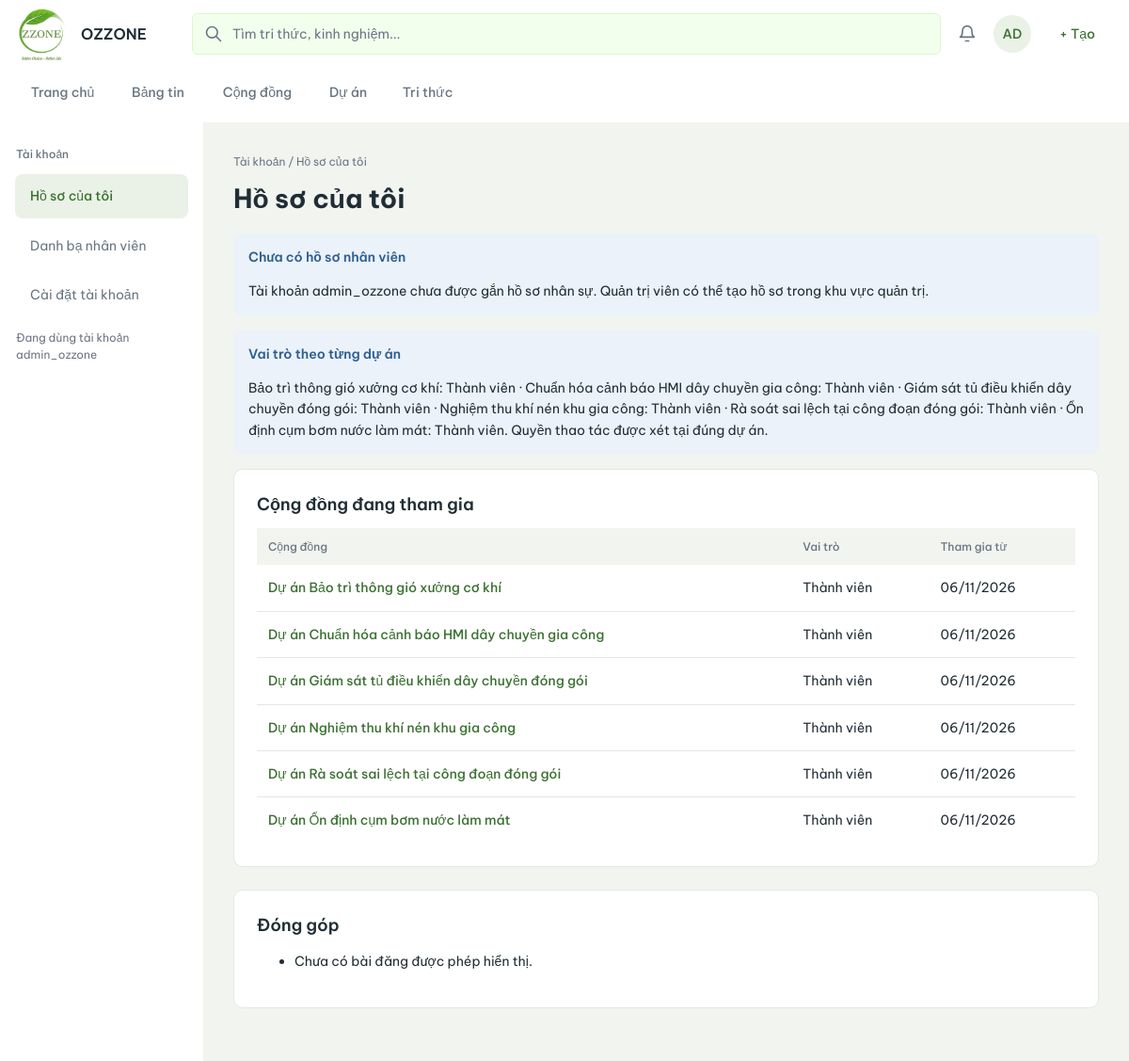
Page /tai-khoan/ho-so/ (signed in) on the earlier database version.
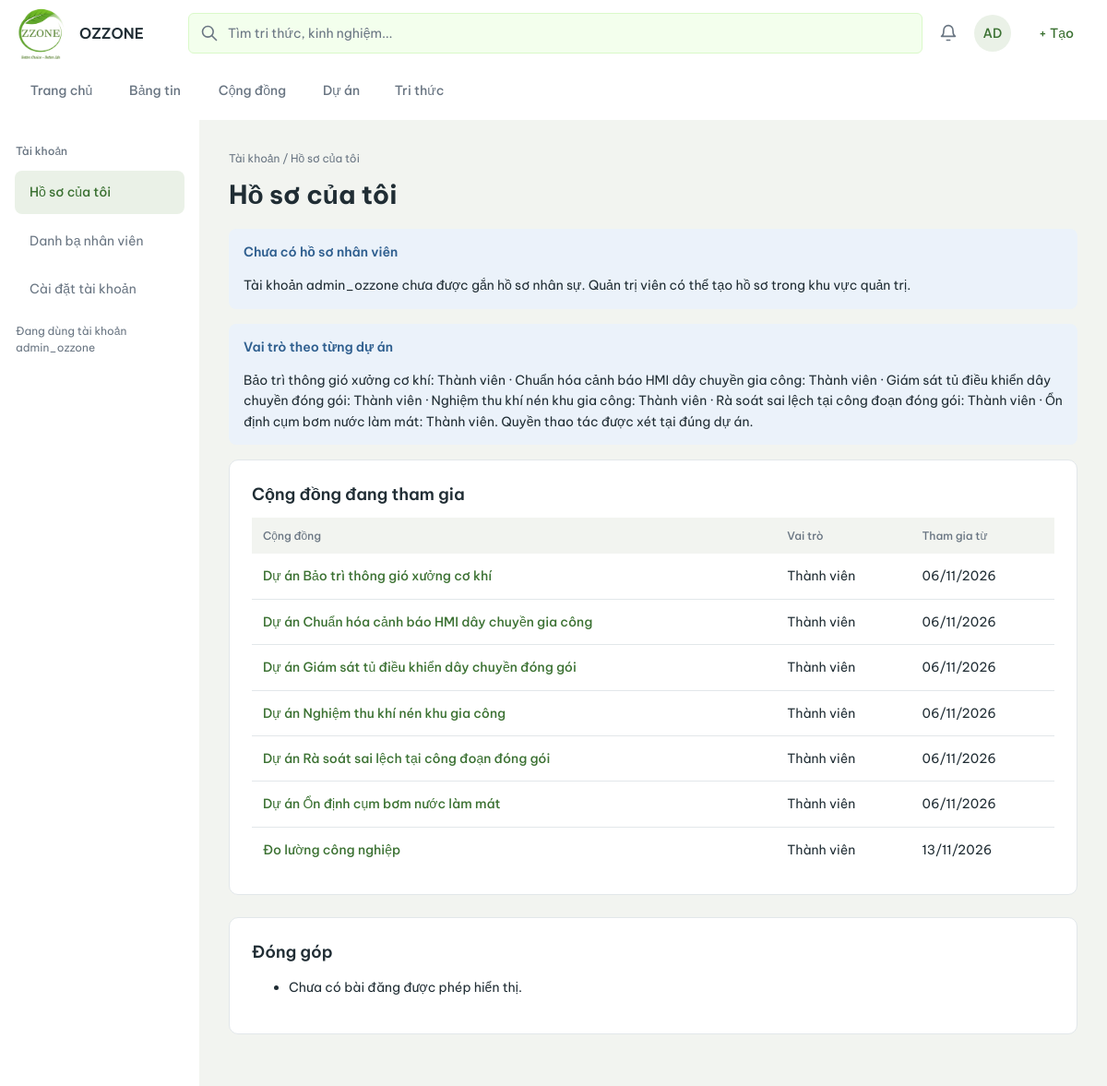
Same page on the later database version.
### projectp/models.py (models this page shows, shortened)
class TimeStamped(models.Model):
    ngay_tao = models.DateTimeField(auto_now_add=True)
    ngay_cap_nhat = models.DateTimeField(auto_now=True)
    class Meta:
        abstract = True

class ThanhVienDuAn(TimeStamped):
    ma_thanh_vien = models.BigAutoField(primary_key=True)
    du_an = models.ForeignKey(
        DuAn,
        on_delete=models.PROTECT,
        related_name='thanh_vien',
        db_column='ma_du_an',
    )
    nguoi_dung = models.ForeignKey(USER, on_delete=models.PROTECT, related_name='+', db_column='ma_nguoi_dung')
    vai_tro = models.CharField(max_length=30, choices=ProjectRole.choices, default=ProjectRole.MEMBER)
    trang_thai = models.CharField(max_length=30, choices=MemberStatus.choices, default=MemberStatus.ACTIVE)
    ngay_tham_gia = models.DateTimeField(default=timezone.now, db_column="tham_gia_luc")
    ket_thuc_luc = models.DateTimeField(null=True, blank=True)
    class Meta:
        db_table = "THANH_VIEN_DU_AN"
        constraints = [
            models.UniqueConstraint(fields=['du_an', 'nguoi_dung'], name='uq_tv_du_an'),
            models.CheckConstraint(
                condition=Q(vai_tro__in=ProjectRole.values),
                name='ck_tv_prj_role',
            ),
            models.CheckConstraint(condition=MEMBERSHIP_LIFECYCLE, name='ck_tv_prj_lifecycle'),
            models.CheckConstraint(
                condition=Q(ket_thuc_luc__isnull=True) | Q(ket_thuc_luc__gte=F('ngay_tham_gia')),
                name='ck_tv_prj_dates',
            ),
        ]

class DuAn(TimeStamped):
    class Status(models.TextChoices):
        ACTIVE = "dang_thuc_hien", "Đang thực hiện"
        COMPLETED = "hoan_thanh", "Hoàn thành"
        ARCHIVED = "luu_tru", "Lưu trữ"
    ma_du_an = models.BigAutoField(primary_key=True)
    ma_du_an_nghiep_vu = models.CharField(max_length=50, unique=True)
    ten_du_an = models.CharField(max_length=200)
    mo_ta = models.TextField(blank=True)
    cong_dong = models.OneToOneField(
        CongDong,
        on_delete=models.PROTECT,
        related_name='du_an_lien_ket',
        db_column='ma_cong_dong',
    )
    nguoi_tao = models.ForeignKey(USER, on_delete=models.PROTECT, related_name='+', db_column='nguoi_tao')
    trang_thai = models.CharField(max_length=30, choices=Status.choices, default=Status.ACTIVE)
    ngay_bat_dau = models.DateField()
    ngay_ket_thuc = models.DateField(null=True, blank=True)
    luu_tru_luc = models.DateTimeField(null=True, blank=True)
    nguoi_luu_tru = models.ForeignKey(
        USER,
        null=True,
        blank=True,
        on_delete=models.PROTECT,
        related_name='+',
        db_column='nguoi_luu_tru',
    )
    class Meta:
        db_table = "DU_AN"
        constraints = [
            models.CheckConstraint(
                condition=Q(ngay_ket_thuc__isnull=True) | Q(ngay_ket_thuc__gte=F('ngay_bat_dau')),
                name='ck_prj_dates',
            ),
            models.CheckConstraint(
                condition=(
                    Q(trang_thai='luu_tru', luu_tru_luc__isnull=False, nguoi_luu_tru__isnull=False)
                    | (
                        ~Q(trang_thai='luu_tru')
                        & Q(luu_tru_luc__isnull=True, nguoi_luu_tru__isnull=True)
                    )
                ),
                name='ck_prj_archive',
            ),
        ]

class ThanhVienCongDong(TimeStamped):
    ma_thanh_vien = models.BigAutoField(primary_key=True)
    cong_dong = models.ForeignKey(
        CongDong,
        on_delete=models.PROTECT,
        related_name='thanh_vien',
        db_column='ma_cong_dong',
    )
    nguoi_dung = models.ForeignKey(USER, on_delete=models.PROTECT, related_name='+', db_column='ma_nguoi_dung')
    vai_tro = models.CharField(max_length=30, choices=CommunityRole.choices, default=CommunityRole.MEMBER)
    trang_thai = models.CharField(max_length=30, choices=MemberStatus.choices, default=MemberStatus.ACTIVE)
    ngay_tham_gia = models.DateTimeField(default=timezone.now, db_column="tham_gia_luc")
    ket_thuc_luc = models.DateTimeField(null=True, blank=True)
    class Meta:
        db_table = "THANH_VIEN_CONG_DONG"
        constraints = [
            models.UniqueConstraint(fields=['cong_dong', 'nguoi_dung'], name='uq_tv_cong_dong'),
            models.CheckConstraint(
                condition=Q(vai_tro__in=CommunityRole.values),
                name='ck_tv_com_role',
            ),
            models.CheckConstraint(condition=MEMBERSHIP_LIFECYCLE, name='ck_tv_com_lifecycle'),
            models.CheckConstraint(
                condition=Q(ket_thuc_luc__isnull=True) | Q(ket_thuc_luc__gte=F('ngay_tham_gia')),
                name='ck_tv_com_dates',
            ),
        ]

class SoftDeleted(TimeStamped):
    da_xoa_mem = models.BooleanField(default=False, db_column="da_xoa")
    ngay_xoa = models.DateTimeField(null=True, blank=True)
    nguoi_xoa = models.ForeignKey(
        USER,
        null=True,
        blank=True,
        on_delete=models.PROTECT,
        related_name='+',
        db_column='nguoi_xoa',
    )
    class Meta:
        abstract = True

class CongDong(SoftDeleted):
    class Type(models.TextChoices):
        GENERAL = "chung", "Thông thường"
        PROJECT = "du_an", "Cộng đồng dự án"
    class JoinRule(models.TextChoices):
        OPEN = "truc_tiep", "Tham gia trực tiếp"
        APPROVAL = "cho_duyet", "Cần duyệt yêu cầu"
        PROJECT_MANAGED = "theo_du_an", "Quản lý qua thành viên dự án"
    ma_cong_dong = models.BigAutoField(primary_key=True)
    ten_cong_dong = models.CharField(max_length=200)
    chu_de = models.CharField("Chủ đề", max_length=150, blank=True)
    mo_ta = models.TextField(blank=True)
    loai_cong_dong = models.CharField(max_length=30, choices=Type.choices, default=Type.GENERAL)
    pham_vi_truy_cap = models.CharField(
        max_length=30,
        choices=[('noi_bo', 'Toàn công ty'), ('thanh_vien', 'Chỉ thành viên')],
        default='noi_bo',
    )
    quy_tac_tham_gia = models.CharField(max_length=30, choices=JoinRule.choices, default=JoinRule.APPROVAL)
    nguoi_tao = models.ForeignKey(USER, on_delete=models.PROTECT, related_name='+', db_column='nguoi_tao')
    class Meta:
        db_table = "CONG_DONG"
        constraints = [
            models.CheckConstraint(
                condition=(
                    Q(loai_cong_dong='du_an', quy_tac_tham_gia='theo_du_an')
                    | Q(loai_cong_dong='chung') & ~Q(quy_tac_tham_gia='theo_du_an')
                ),
                name='ck_com_join_rule',
            ),
        ]

### accounts/views/uc_acc_03_ho_so.py (the view)
# urls.py: path("ho-so/", views.profile, name="profile"),
@login_required
@can_doi_mat_khau
def profile(request):
    context = thong_tin_ho_so(request.user)
    context.update({
        "is_me": True, "active_side": "profile",
        "contributions": accessible_posts(request.user).filter(nguoi_dang=request.user)[:8],
    })
    return render(request, "accounts/profile.html", context)

### accounts/templates/accounts/profile.html (shortened to what this page needs)
{% extends "accounts/_base.html" %}
{% load ozzone_names %}
{% block content %}
<div class="oz-page">
  <p class="oz-breadcrumb">
    Tài khoản /
    {% if is_me %}Hồ sơ của tôi{% else %}<a href="{% url 'accounts:directory' %}">Danh bạ nhân viên</a> / {{ person|ho_ten }}{% endif %}
  </p>
  <h1 class="oz-page-title">{% if is_me %}Hồ sơ của tôi{% else %}Hồ sơ nhân viên{% endif %}</h1>
  {% if not profile %}
    <div class="oz-alert">
      <p class="oz-alert-title">Chưa có hồ sơ nhân viên</p>
      <p>Tài khoản {{ person.username }} chưa được gắn hồ sơ nhân sự. Quản trị viên có thể tạo hồ sơ trong khu vực quản trị.</p>
    </div>
  {% endif %}
  <section class="oz-alert">
    <p class="oz-alert-title">Vai trò theo từng dự án</p>
    {% if projects %}
      <p>{% for m in projects %}{{ m.du_an.ten_du_an }}: {{ m.get_vai_tro_display }}{% if not forloop.last %} · {% endif %}{% endfor %}. Quyền thao tác được xét tại đúng dự án.</p>
    {% else %}
      <p>Chưa tham gia dự án nào.</p>
    {% endif %}
  </section>
  <section class="oz-card">
    <h2 class="oz-card-title">Cộng đồng đang tham gia</h2>
    {% if communities %}
      <div class="oz-workspace-table" role="region" aria-label="Cộng đồng đang tham gia" tabindex="0">
      <table class="oz-table">
        <thead><tr><th>Cộng đồng</th><th>Vai trò</th><th>Tham gia từ</th></tr></thead>
        <tbody>
        {% for m in communities %}
          <tr>
            <td><a class="oz-link" href="{% url 'communities:detail' m.cong_dong_id %}">{{ m.cong_dong.ten_cong_dong }}</a></td>
            <td>{{ m.get_vai_tro_display }}</td>
            <td>{{ m.ngay_tham_gia|date:"d/m/Y" }}</td>
          </tr>
        {% endfor %}
        </tbody>
      </table>
      </div>
    {% else %}
      <p class="oz-muted" style="margin:0">Chưa tham gia cộng đồng nào.</p>
    {% endif %}
  </section>
  {% if is_me %}
  <section class="oz-card">
    <h2 class="oz-card-title">Đóng góp</h2>
    <ul>
      {% for post in contributions %}
      <li><a href="{% url 'social:post_detail' post.pk %}">{{ post.tieu_de|default:post.noi_dung|truncatechars:100 }}</a></li>
      {% empty %}<li>Chưa có bài đăng được phép hiển thị.</li>{% endfor %}
    </ul>
  </section>
  {% endif %}
</div>
{% endblock %}

### accounts/templates/accounts/_base.html
{% extends "base.html" %}
{% load ozzone_names %}
{% load static %}
{% block extra_css %}
  <link rel="stylesheet" href="{% static 'ozzone/components.css' %}">
  <link rel="stylesheet" href="{% static 'ozzone/workspace.css' %}?v=20261112-1">
{% endblock %}
{% block main_class %}acc-main{% endblock %}
{% block sidebar %}
<aside class="oz-sidebar acc-sidebar" aria-label="Tài khoản">
  <p class="oz-sidebar-title">Tài khoản</p>
  <nav>
    <a class="oz-side-link {% if active_side == 'profile' %}is-active{% endif %}" href="{% url 'accounts:profile' %}">Hồ sơ của tôi</a>
    <a class="oz-side-link {% if active_side == 'directory' %}is-active{% endif %}" href="{% url 'accounts:directory' %}">Danh bạ nhân viên</a>
    <a class="oz-side-link {% if active_side == 'settings' or active_side == 'logout' %}is-active{% endif %}" href="{% url 'accounts:settings' %}">Cài đặt tài khoản</a>
  </nav>
  <p class="oz-sidebar-foot">Đang dùng tài khoản<br>{{ request.user|ho_ten }}</p>
</aside>
{% endblock %}

### templates/base.html (shortened to what this page needs)
{% load ozzone_names %}
{% load static %}
{% url 'core:home' as home_url %}
{% url 'social:feed' as feed_url %}
{% url 'communities:list' as communities_url %}
{% url 'projects:list' as projects_url %}
{% url 'knowledge:list' as knowledge_url %}
{% url 'knowledge:search' as search_url %}
{% url 'notifications:list' as notices_url %}
{% url 'accounts:profile' as profile_url %}
{% url 'accounts:login' as login_url %}
{% url 'accounts:logout' as logout_url %}
{% url 'admin:index' as admin_url %}
{% url 'admin:login' as admin_login_url %}
{% url 'social:create' as create_post_url %}
{% url 'admin:projectp_congdong_add' as create_community_url %}
{% url 'projects:create' as create_project_url %}
{% url 'knowledge:create' as create_knowledge_url %}
{% firstof home_url projects_url as landing_url %}
{% firstof active_nav request.resolver_match.app_name as current_app %}
<!DOCTYPE html>
<html lang="vi">
<head>
    <link rel="stylesheet" href="{% static 'ozzone/post_attachments.css' %}?v=attachment-controls">
    <link rel="stylesheet" href="{% static 'ozzone/confirmation.css' %}">
    {% block extra_css %}{% endblock %}
</head>
<body>
    <header class="oz-header">
        <a
            class="oz-brand"
            href="{{ landing_url }}"
            aria-label="OZZONE"
        >
            <span class="oz-logo">
                <img
                    src="{% static 'ozzone/logo.jpg' %}"
                    alt=""
                >
            </span>
            <span class="oz-brand-text">OZZONE</span>
        </a>
        <nav class="oz-nav" aria-label="Điều hướng chính">
            {% if home_url %}
                <a
                    class="oz-nav-item"
                    href="{{ home_url }}"
                >
                    Trang chủ
                </a>
            {% endif %}
            {% if feed_url %}
                <a
                    class="oz-nav-item"
                    href="{{ feed_url }}"
                >
                    Bảng tin
                </a>
            {% endif %}
            {% if communities_url %}
                <a
                    class="oz-nav-item"
                    href="{{ communities_url }}"
                >
                    Cộng đồng
                </a>
            {% endif %}
            {% if projects_url %}
                <a
                    class="oz-nav-item"
                    href="{{ projects_url }}"
                >
                    Dự án
                </a>
            {% else %}
                <span class="oz-nav-item" aria-disabled="true">
                    Dự án
                </span>
            {% endif %}
            {% if knowledge_url %}
                <a
                    class="oz-nav-item"
                    href="{{ knowledge_url }}"
                >
                    Tri thức
                </a>
            {% endif %}
        </nav>
        <form
            class="oz-search"
            method="get"
            {% if search_url %}
                action="{{ search_url }}"
            {% endif %}
        >
            <input
                type="search"
                name="q"
                placeholder="Tìm tri thức, kinh nghiệm..."
                aria-label="Tìm tri thức, kinh nghiệm"
            >
        </form>
        <a
            class="oz-bell"
            aria-label="Thông báo"
            {% if notices_url %}
                href="{{ notices_url }}"
            {% else %}
                aria-disabled="true"
                title="Thông báo đang được tích hợp"
            {% endif %}
        >
        </a>
        {% if request.user.is_authenticated %}
            <details class="oz-menu">
                <summary
                    class="oz-avatar"
                    aria-label="Tài khoản {{ request.user.username }}"
                >
                    {% if request.user.first_name or request.user.last_name %}
                        {{ request.user.last_name|first|upper }}{{ request.user.first_name|first|upper }}
                    {% else %}
                        {{ request.user.username|slice:':2'|upper }}
                    {% endif %}
                </summary>
            </details>
            <details class="oz-menu">
                <summary class="oz-create">+ Tạo</summary>
            </details>
        {% endif %}
    </header>
    <div class="oz-layout">
        {% block sidebar %}{% endblock %}
        <main
            id="main-content"
            class="oz-main {% block main_class %}{% endblock %}"
        >
            {% block content %}{% endblock %}
        </main>
    </div>
</body>
</html>

Differences in the rows shown:
added ThanhVienCongDong: cong_dong.ten_cong_dong "Đo lường công nghiệp", vai_tro "Thành viên", ngay_tham_gia "13/11/2026"
